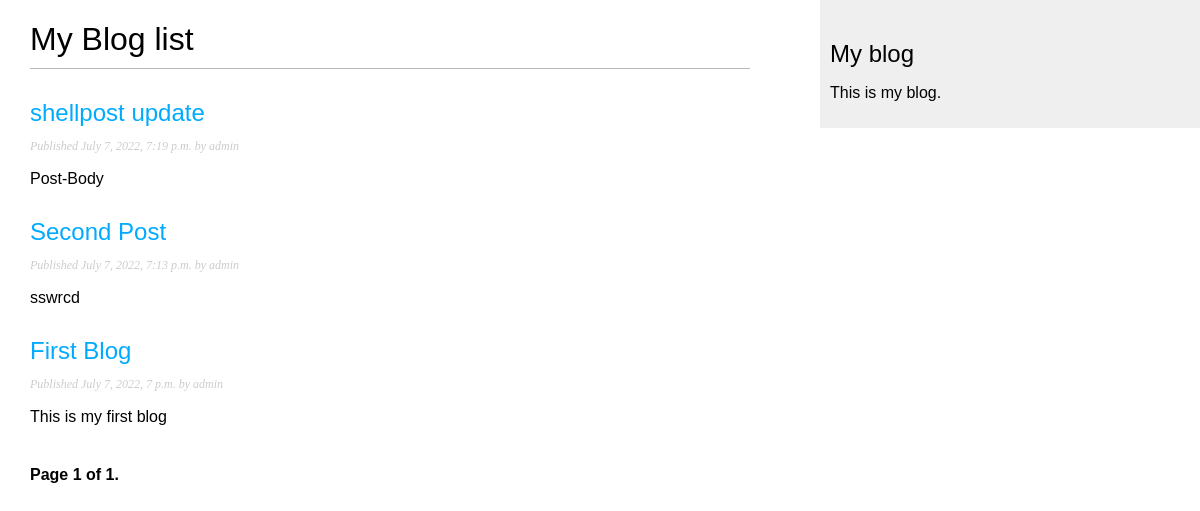
Screenshot of /blog/ with the database file from the repository.
### blog/models.py (models this page shows, shortened)
class Post(models.Model):
    STATUS_CHOICES = (
        ('draft' , 'DRAFT'),
        ('published', 'PUBLISHED'),
    )  #This is a tuple with first element in each tuple is the actual value to be set on the model,
    title = models.CharField(max_length=250)
    slug = models.SlugField(max_length=250, unique_for_date='publish')
    author = models.ForeignKey(User, on_delete=models.CASCADE, related_name='blog_posts')
    body = models.TextField()
    publish = models.DateTimeField(default=timezone.now)
    created = models.DateTimeField(auto_now_add=True)
    updated = models.DateTimeField(auto_now=True)
    status = models.CharField(max_length=10, choices=STATUS_CHOICES, default='draft')
    objects = models.Manager() # The default manager.
    published = PublishedManager() # Our custom manager.
    def get_absolute_url(self):
        return reverse('blog:post_detail',
        args=[self.publish.year,
        self.publish.month,
        self.publish.day, self.slug])
    class Meta:
        ordering = ('-publish',)

### blog/views.py (the view)
# urls.py: path('', views.post_list, name='post_list'),
def post_list(request):
    posts = Post.published.all() #getting all posts
    object_list = Post.published.all() #object list for pagination
    paginator = Paginator(object_list, 3) # 3 posts in each page
    page = request.GET.get('page')
    try:
        posts = paginator.page(page)
    except PageNotAnInteger:
        posts = paginator.page(1)
    except EmptyPage:
        posts = paginator.page(paginator.num_pages)
    return render(request, 'blog/post/list.html', {'posts': posts, 'page':page})

### blog/models.py (called while the page is built)
    def get_queryset(self):
        return super(PublishedManager,
            self).get_queryset()\
                .filter(status='published')

### blog/templates/blog/post/list.html (shortened to what this page needs)
{% extends "blog/base.html" %}
{% block content %}
<h1>My Blog list</h1>
{% for post in posts %}
<h2>
<a href="{{ post.get_absolute_url }}">
{{ post.title }}
</a>
</h2>
<p class="date">
Published {{ post.publish }} by {{ post.author }}
</p>
{{ post.body|truncatewords:30|linebreaks }}
{% endfor %}
{% include "pagination.html" with page=posts %}
{% endblock %}

### blog/templates/blog/base.html (shortened to what this page needs)
{% load static %}
<!DOCTYPE html>
<html>
<head>
<link href="{% static "css/blog.css" %}" rel="stylesheet">
</head>
<body>
<div id="content">
{% block content %}
{% endblock %}
</div>
<div id="sidebar">
<h2>My blog</h2>
<p>This is my blog.</p>
</div>
</body>
</html>

### blog/templates/pagination.html (shortened to what this page needs)
<div class="pagination">
    <span class="step-links">
    <span class="current">
    Page {{ page.number }} of {{ page.paginator.num_pages }}.
    </span>
    </span>
    </div>

### blog/static/css/blog.css (style rules this page uses)
body { margin:0; padding:0; font-family:helvetica, sans-serif; }
a { color:#00abff; text-decoration:none; }
h1 { font-weight:normal; border-bottom:1px solid #bbb; padding:0 0 10px 0; }
h2 { font-weight:normal; margin:30px 0 0; }
#content { float:left; width:60%; padding:0 0 0 30px; }
#sidebar { float:right; width:30%; padding:10px; background:#efefef; height:100%; }
p.date { color:#ccc; font-family: georgia, serif; font-size: 12px; font-style: italic; }
.pagination { margin:40px 0; font-weight:bold; }

### rows the page displays
Post: title "shellpost update", publish "July 7, 2022, 7:19 p.m.", author "admin", body "Post-Body"
Post: title "Second Post", publish "July 7, 2022, 7:13 p.m.", author "admin", body "sswrcd"
Post: title "First Blog", publish "July 7, 2022, 7 p.m.", author "admin", body "This is my first blog"

### other values shown
{{ page.number }} "1"
{{ page.paginator.num_pages }} "1"
